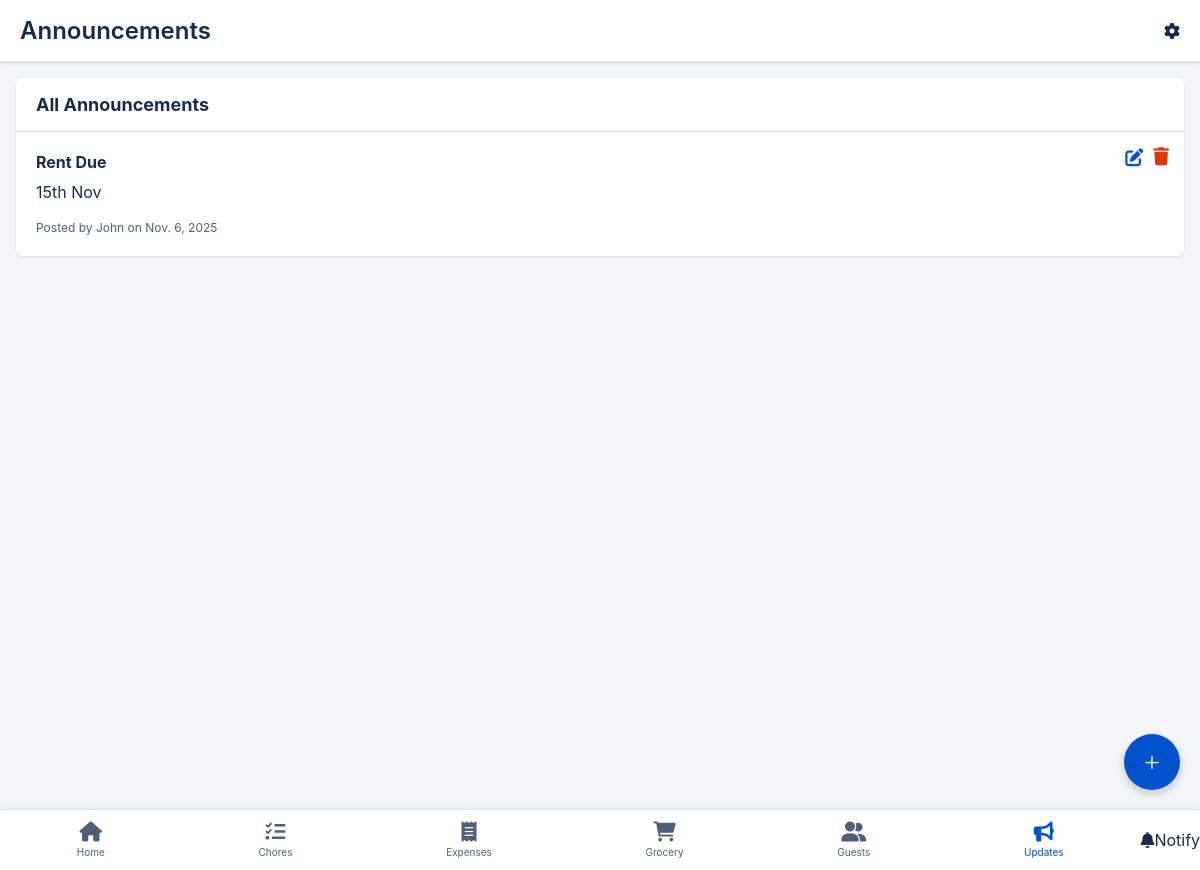
The app's page /api/announcements/ (signed in) with its own data.
### dorm/models.py (models this page shows, shortened)
class Announcement(models.Model):
    household = models.ForeignKey(Household, on_delete=models.CASCADE, related_name="announcements")
    title = models.CharField(max_length=200)
    message = models.TextField() # 'message' from your diagram
    posted_by = models.ForeignKey(settings.AUTH_USER_MODEL, on_delete=models.SET_NULL, null=True, related_name="announcements_posted")
    created_at = models.DateTimeField(auto_now_add=True)

class UserProfile(models.Model):
    user = models.OneToOneField(settings.AUTH_USER_MODEL, on_delete=models.CASCADE, related_name="profile")
    household = models.ForeignKey(Household, on_delete=models.SET_NULL, null=True, blank=True, related_name="members")
    @property
    def display_name(self):
        if self.user.first_name:
            return self.user.first_name
        return self.user.username

### dorm/views.py (the view, shortened to what this page needs)
# urls.py: path('announcements/', views.announcements_view, name="announcements"),
@login_required
@household_required
def announcements_view(request):
    profile, household = get_user_household(request)
    announcement_form = AnnouncementForm()
    context = {
        'announcements': Announcement.objects.filter(household=household).order_by('-created_at'),
        'form': announcement_form, # <-- Add form to context
    }
    return render(request, 'dorm/announcements.html', context)

### dorm/context_processors.py (called while the page is built)
def global_context(request):
    if request.user.is_authenticated:
        try:
            profile = request.user.profile
            household = profile.household
            return {
                'user_profile': profile,
                'household': household
            }
        except:
            pass # Fails gracefully if no profile
    return {} # Return empty dict

### dorm/views.py (called while the page is built)
def household_required(view_func):
    @wraps(view_func)
    def _wrapped_view(request, *args, **kwargs):
        try:
            profile = request.user.profile
            if profile.household is None:
                return redirect('household_management')
        except UserProfile.DoesNotExist:
             return redirect('household_management')
        return view_func(request, *args, **kwargs)
    return _wrapped_view

def get_user_household(request):
    try:
        profile = request.user.profile
        return profile, profile.household
    except UserProfile.DoesNotExist:
        return None, None

### templates/dorm/announcements.html (shortened to what this page needs)
{% extends "dorm/base.html" %}
{% block page_title %}Announcements{% endblock %}
{% block content %}
    <div class="card">
        <div class="card-header">
            <h2>All Announcements</h2>
        </div>
        {% for announcement in announcements %}
            <div class="list-item" style="display: block; padding: 20px; position: relative;">
                {% if announcement.posted_by == request.user %}
                    <div style="position: absolute; top: 15px; right: 15px; display: flex; gap: 10px;">
                        <a href="{% url 'edit_announcement' pk=announcement.id %}" style="color: var(--primary-blue); font-size: 18px; text-decoration: none;">
                            <i class="fas fa-edit"></i>
                        </a>
                        <form method="post" action="{% url 'delete_announcement' pk=announcement.id %}" style="margin: 0;" onsubmit="return confirm('Are you sure you want to delete this announcement?');">
                            <button type="submit" style="background: none; border: none; padding: 0; margin: 0; cursor: pointer; color: var(--red); font-size: 18px;">
                                <i class="fas fa-trash"></i>
                            </button>
                        </form>
                    </div>
                {% endif %}
                <strong style="display: block; font-size: 16px; margin-bottom: 8px; padding-right: 60px;">{{ announcement.title }}</strong>
                <p style="margin: 0 0 12px 0; color: var(--text-dark); line-height: 1.5;">{{ announcement.message }}</p>
                <span style="font-size: 12px; color: var(--text-light);">
                    Posted by {{ announcement.posted_by.profile.display_name }} on {{ announcement.created_at|date:"M. j, Y" }}
                </span>
            </div>
        {% empty %}
            <div class="card-content">
                <p>No announcements.</p>
            </div>
        {% endfor %}
    </div>
{% endblock %}
{% block fab %}
    <a onclick="openModal()" class="fab">+</a>
{% endblock %}

### templates/dorm/base.html (style rules this page uses)
:root { --primary-blue: #0052cc; --white: #ffffff; --grey-light: #f4f5f7; --text-dark: #172b4d; --text-light: #505f79; --border-color: #dfe1e6; --shadow: 0 1px 3px rgba(0, 0, 0, 0.1); --red: #de350b; }
body, html { height: 100%; margin: 0; font-family: -apple-system, BlinkMacSystemFont, "Segoe UI", Roboto, sans-serif; background-color: var(--grey-light); color: var(--text-dark); padding-bottom: 70px; }
.card { background-color: var(--white); border-radius: 8px; box-shadow: var(--shadow); margin-bottom: 16px; overflow: hidden; }
.card-header { padding: 16px 20px; border-bottom: 1px solid var(--border-color); }
.card-header h2 { margin: 0; font-size: 18px; }
.list-item { display: flex; justify-content: space-between; align-items: center; padding: 16px 20px; border-bottom: 1px solid var(--border-color); }
.list-item:last-child { border-bottom: none; }
.fab { position: fixed; bottom: 80px; right: 20px; width: 56px; height: 56px; background-color: var(--primary-blue); color: var(--white); border-radius: 50%; display: flex; align-items: center; justify-content: center; font-size: 28px; font-weight: 300; text-decoration: none; box-shadow: 0 4px 10px rgba(0, 0, 0, 0.2); z-index: 20; cursor: pointer; }

### records on screen
Announcement: title "Rent Due", message "15th Nov", posted_by.profile.display_name "John", created_at "Nov. 6, 2025"
